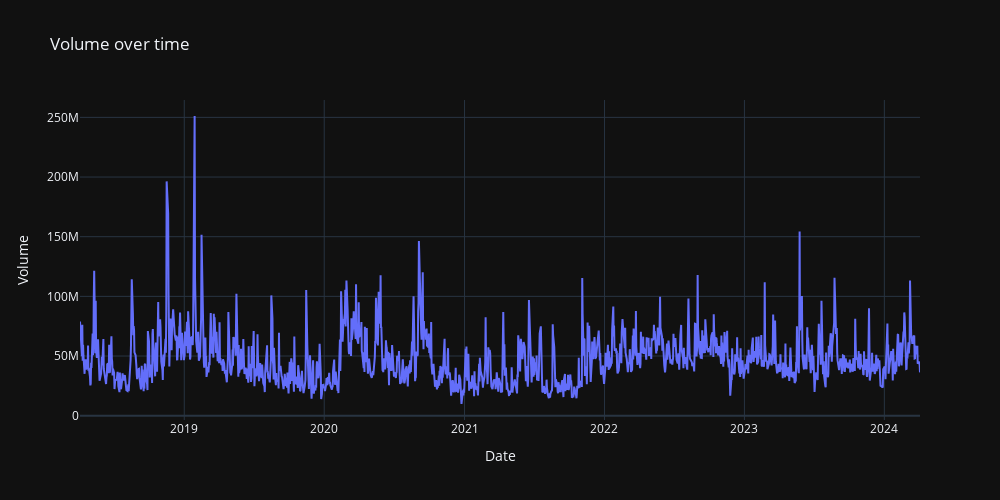

The code cell stored with this chart in its notebook:
### Code cell
# Voluom over tome
fig = go.Figure([go.Scatter(x=df.index, y=df['Volume'])])
fig.update_layout(
    autosize=False,
    width=1000,
    height=500,
    title='Volume over time',
    template="plotly_dark",
)
fig.update_xaxes(title="Date")
fig.update_yaxes(title="Volume")
fig.show()

### Figure 1 — Plotly figure (JSON) as saved in the notebook; plotly's stock layout.template omitted (floating-point values rounded to 4 significant figures; data arrays with more than 128 entries replaced by an {"elided": "..."} marker saying what was removed)
{"data": [{"type": "scatter", "x": {"elided": "1510 str values"}, "y": {"elided": "1510 int values"}}], "layout": {"autosize": false, "height": 500, "title": {"text": "Volume over time"}, "width": 1000, "xaxis": {"autorange": true, "range": ["2018-04-04", "2024-04-03"], "title": {"text": "Date"}, "type": "date"}, "yaxis": {"autorange": true, "range": [-3621000.0, 264600000.0], "title": {"text": "Volume"}, "type": "linear"}}}
